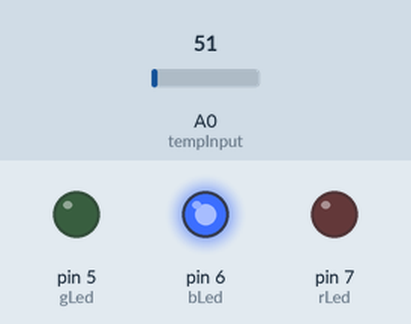
Bench run of a sketch on a simulated Arduino Uno, built with avr-gcc and run on an emulated ATmega328P. Parts: output pins drawn as LEDs (lit = HIGH). Inputs (shaded band) come from the test bench; at power-on: A0 (tempInput) = 51.

Above: at 1.2 s.
1.3 s: A0 (tempInput) set to 117
2.8 s: A0 (tempInput) set to 134
At 3.1 s:
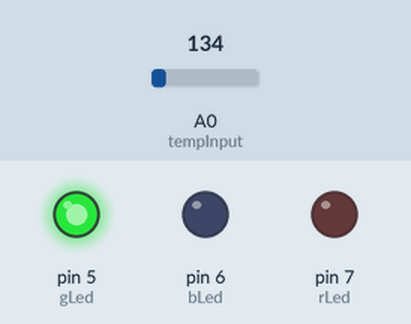
4.3 s: A0 (tempInput) set to 112
At 5.5 s:
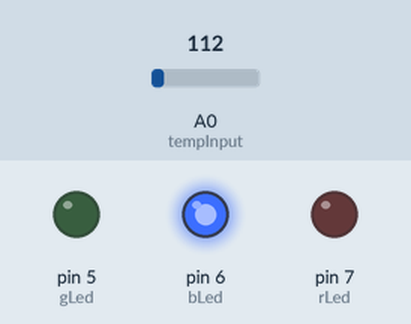
5.8 s: A0 (tempInput) set to 163
At 6.6 s:
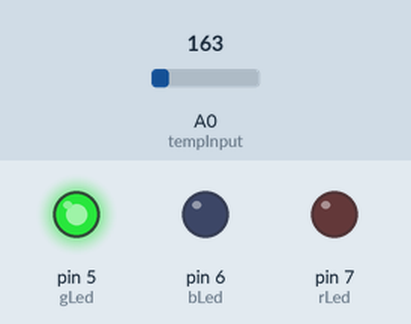
Timing chart, 0 to 8.3 s (numbered marks = the images above; inputs shaded):
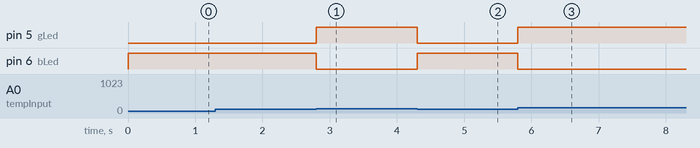

Measured:
- the behaviour switches between 122 and 123 on A0 (tempInput) (found by bisection; images 0 and 1)
- after the input at 1.3 s, every drawn part: stays the same
- after the input at 2.8 s, pin 5 (gLed): LOW → HIGH at once; pin 6 (bLed): HIGH → LOW at once
- after the input at 4.3 s, pin 5 (gLed): HIGH → LOW at once; pin 6 (bLed): LOW → HIGH at once
- after the input at 5.8 s, pin 5 (gLed): LOW → HIGH at once; pin 6 (bLed): HIGH → LOW at once

The sketch:

ch4ex4.ino
```cpp
/*
Author: Thanos Moschou
Description: Ch4 ex4 but with uno r3 instead of Attiny

Components:
1 Uno R3
1 RGB Led
3 Resistors 220 Ohm
1 Temperature sensor
Jumper Wires
*/

int rLed = 7;
int bLed = 6;
int gLed = 5;

int tempInput = A0;

void setup()
{
  pinMode(rLed, OUTPUT);
  pinMode(bLed, OUTPUT);
  pinMode(gLed, OUTPUT);
  pinMode(tempInput, INPUT);

  digitalWrite(rLed, LOW);
  digitalWrite(bLed, LOW);
  digitalWrite(gLed, LOW);
}

void loop()
{
  int d = analogRead(tempInput);
  float temp = 0.49 * d - 50;

  if (temp < 10) {
    digitalWrite(bLed, HIGH);
    digitalWrite(rLed, LOW);
    digitalWrite(gLed, LOW);
  } else if (temp < 30) {
    digitalWrite(gLed, HIGH);
    digitalWrite(bLed, LOW);
    digitalWrite(rLed, LOW);
  } else {
    digitalWrite(rLed, HIGH);
    digitalWrite(bLed, LOW);
    digitalWrite(gLed, LOW);
  }

  while (temp == 0.49 * analogRead(tempInput) - 50) {}
}
```
